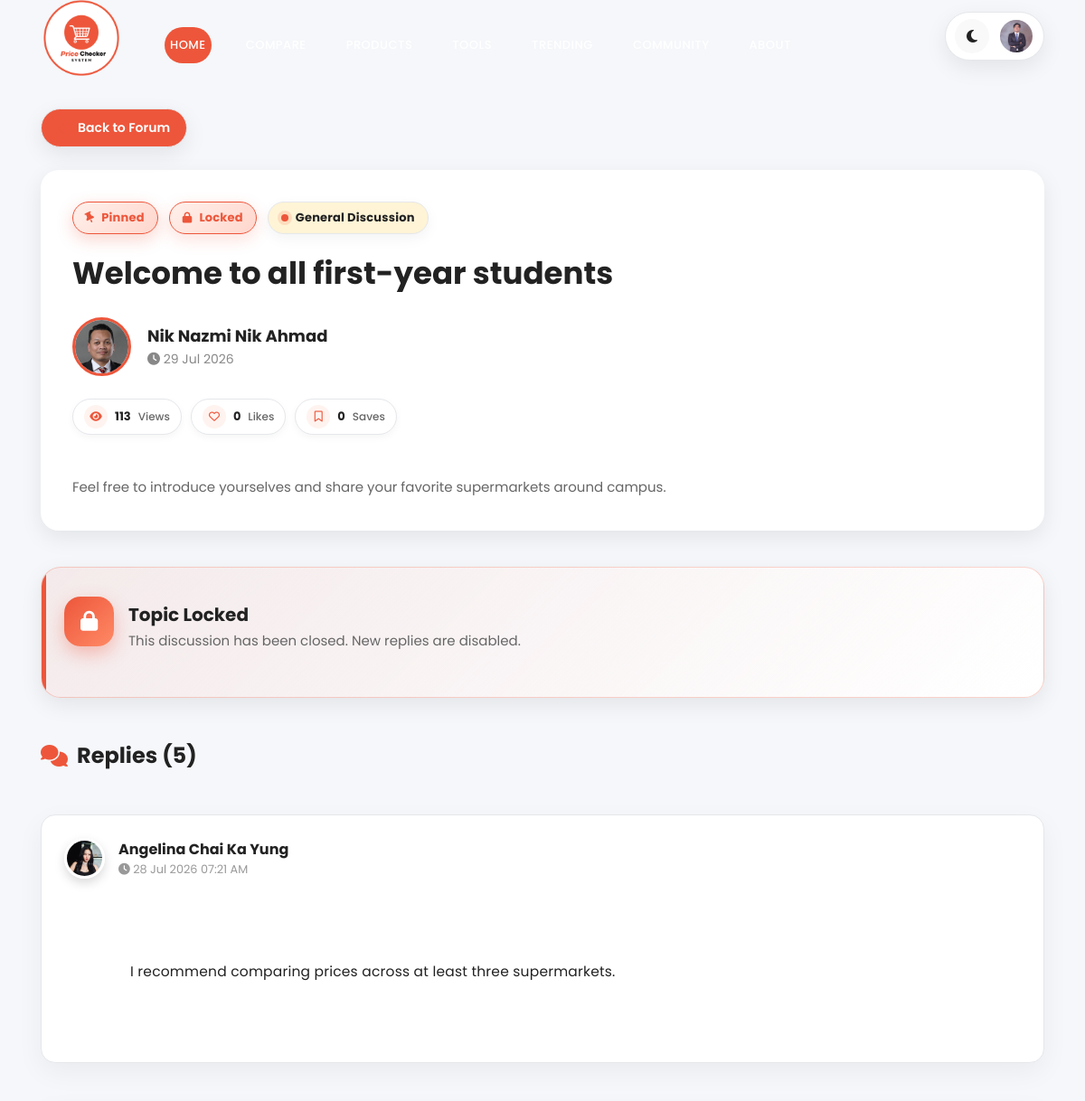
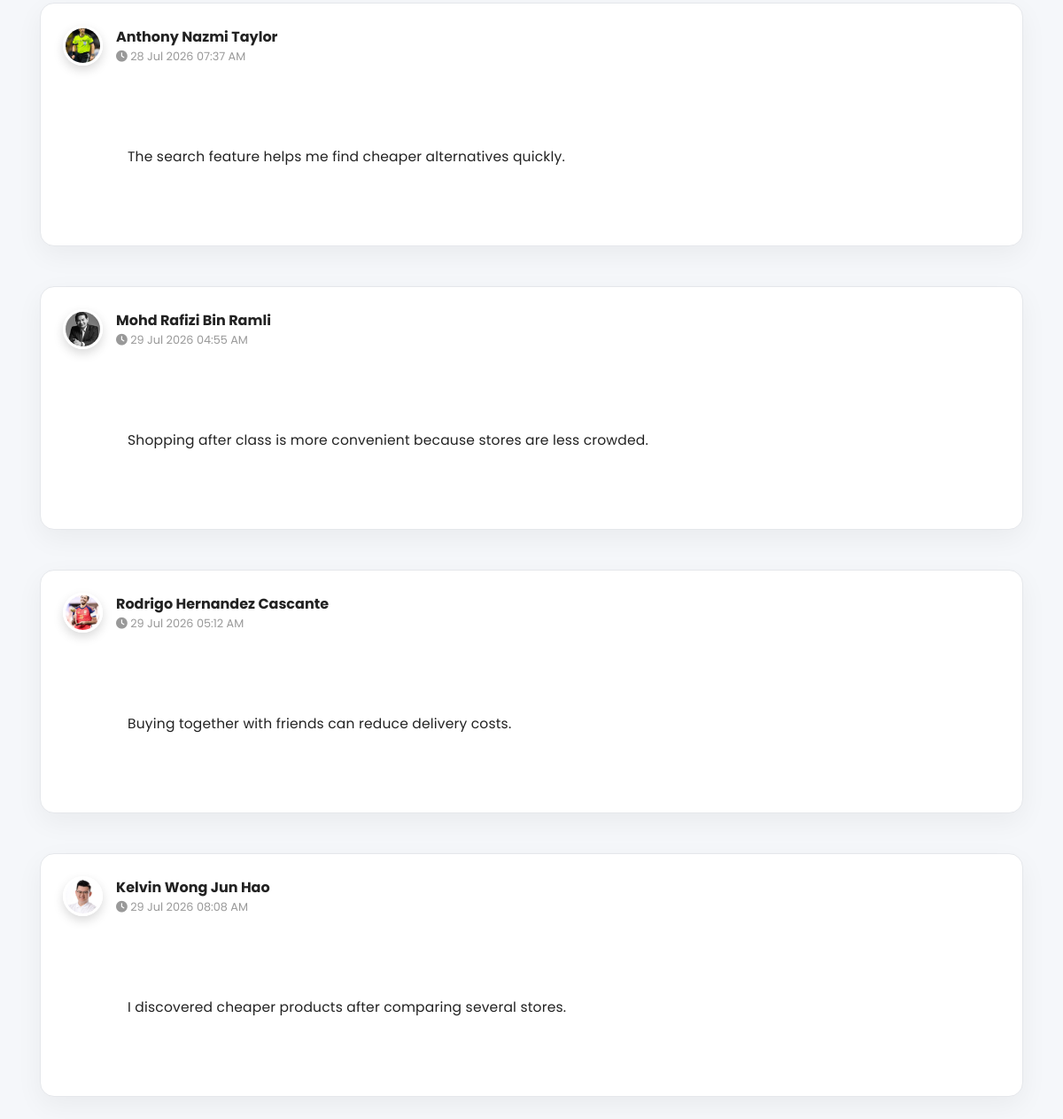
Screenshot of /src/admin/viewTopic.php?id=41 (signed in) with the database file from the repository (2 pictures, top to bottom).
### tables this page shows
CREATE TABLE `forumtopic` (
  `topicID` int(11) NOT NULL,
  `studentID` int(11) NOT NULL,
  `categoryID` int(11) NOT NULL,
  `topicTitle` varchar(200) NOT NULL,
  `topicContent` text NOT NULL,
  `views` int(11) DEFAULT 0,
  `isPinned` tinyint(1) DEFAULT 0,
  `isLocked` tinyint(1) DEFAULT 0,
  `status` enum('Active','Hidden') DEFAULT 'Active',
  `created_at` timestamp NOT NULL DEFAULT current_timestamp(),
  `updated_at` timestamp NOT NULL DEFAULT current_timestamp() ON UPDATE current_timestamp(),
  `topicTags` varchar(255) DEFAULT NULL
);

CREATE TABLE `forumcategory` (
  `categoryID` int(11) NOT NULL,
  `categoryName` varchar(100) NOT NULL,
  `categoryDescription` varchar(255) DEFAULT NULL,
  `created_at` timestamp NOT NULL DEFAULT current_timestamp()
);

CREATE TABLE `student` (
  `studentID` int(11) NOT NULL,
  `fullName` varchar(255) NOT NULL,
  `username` varchar(255) NOT NULL,
  `email` varchar(255) NOT NULL,
  `password` varchar(255) NOT NULL,
  `studentIMG` varchar(255) NOT NULL,
  `logStatus` varchar(255) NOT NULL,
  `created_at` timestamp NOT NULL DEFAULT current_timestamp()
);

CREATE TABLE `forumreply` (
  `replyID` int(11) NOT NULL,
  `topicID` int(11) NOT NULL,
  `studentID` int(11) NOT NULL,
  `replyContent` text NOT NULL,
  `created_at` timestamp NOT NULL DEFAULT current_timestamp(),
  `updated_at` timestamp NULL DEFAULT current_timestamp() ON UPDATE current_timestamp()
);

### src/includes/forum/replyHeader.php (the view)
<div class="reply-header">
    <div class="reply-user">
        <img
        src="<?php echo !empty($reply['studentIMG']) ? $reply['studentIMG'] : '../../assets/images/profile/default.png'; ?>"
        class="reply-avatar">
        <div>
            <strong>
                <?php echo htmlspecialchars($reply['fullName']); ?>
            </strong>
            <br>
            <small>
                <i class="fa-solid fa-clock"></i>
                <?php echo date("d M Y h:i A",strtotime($reply['created_at'])); ?>
            </small>
        </div>
    </div>
</div>

### src/student/includes/header.php (shortened to what this page needs)
<?php
$currentPage = basename($_SERVER['PHP_SELF']);
$isDashboard = ($currentPage == "dashboard.php");
?>
<header class="header-area header-sticky">
    <div class="container">
        <div class="row">
            <div class="col-12">
                <nav class="main-nav">
                    <a href="../student/dashboard.php" class="logo">
                        <img src="../../assets/images/logo.png">
                    </a>
                    <ul class="nav">
                        <li>
                            <a href="<?php echo $isDashboard ? '#top' : '../student/dashboard.php#top'; ?>" class="nav-link active">
                                Home
                            </a>
                        </li>
                        <li>
                            <a href="<?php echo $isDashboard ? '#compare' : '../student/dashboard.php#compare'; ?>" class="nav-link">
                            </a>
                        </li>
                        <li>
                            <a href="<?php echo $isDashboard ? '#search' : '../student/dashboard.php#search'; ?>" class="nav-link">
                            </a>
                        </li>
                        <li>
                            <a href="<?php echo $isDashboard ? '#tools' : '../student/dashboard.php#tools'; ?>" class="nav-link">
                            </a>
                        </li>
                        <li>
                            <a href="<?php echo $isDashboard ? '#trend' : '../student/dashboard.php#trend'; ?>" class="nav-link">
                            </a>
                        </li>
                        <li>
                            <a href="<?php echo $isDashboard ? '#community' : '../student/dashboard.php#community'; ?>" class="nav-link">
                            </a>
                        </li>
                        <li>
                            <a href="<?php echo $isDashboard ? '#why-us' : '../student/dashboard.php#why-us'; ?>" class="nav-link">
                            </a>
                        </li>
                    </ul>
                    <div class="user-actions">
                        <button id="themeToggle"
                                class="theme-btn"
                                type="button">
                            <i class="fa-solid fa-moon"></i>
                        </button>
                        <div class="dropdown">
                            <img src="<?php echo $img; ?>"
                                 class="profile-avatar">
                        </div>
                    </div>
                </nav>
            </div>
        </div>
    </div>
</header>

### src/includes/forum/forumTopicHeader.php (shortened to what this page needs)
<div class="topic-header-card">
    <div class="topic-header-top">
        <?php if($topic['isPinned']){ ?>
            <span class="pin-badge">
                <i class="fa fa-thumb-tack"></i>
                Pinned
            </span>
        <?php } ?>
        <?php if($topic['isLocked']){ ?>
            <span class="lock-badge">
                <i class="fa fa-lock"></i>
                Locked
            </span>
        <?php } ?>
        <span class="category-badge">
            <span class="category-dot"></span>
            <?php echo htmlspecialchars($topic['categoryName']); ?>
        </span>
    </div>
    <h1 class="topic-header-title">
        <?php echo htmlspecialchars($topic['topicTitle']); ?>
    </h1>
    <div class="topic-header-author">
        <img
        src="<?php echo !empty($topic['studentIMG']) ? $topic['studentIMG'] : '../../assets/images/profile/default.png'; ?>"
        class="topic-avatar">
        <div>
            <strong>
                <?php echo htmlspecialchars($topic['fullName']); ?>
            </strong>
            <br>
            <small>
                <i class="fa-solid fa-clock"></i>
                <?php echo date("d M Y",strtotime($topic['created_at'])); ?>
            </small>
        </div>
    </div>
    <div class="topic-stats">
        <span class="stat-chip views-chip">
            <i class="fa-solid fa-eye"></i>
            <strong>
                <?php echo $topic['views']; ?>
            </strong>
            <small>
                Views
            </small>
        </span>
        <span class="stat-chip like-chip">
            <a href="#"
            class="like-btn"
            data-id="<?php echo $topic['topicID']; ?>">
                <i class="<?php echo $topic['userLiked']
                    ? 'fa-solid fa-heart'
                    : 'fa-regular fa-heart'; ?>">
                </i>
            </a>
            <span class="like-count">
                <?php echo $topic['totalLikes']; ?>
            </span>
            <small>
                Likes
            </small>
        </span>
        <span class="stat-chip bookmark-chip">
            <a href="#"
            class="bookmark-btn"
            data-id="<?php echo $topic['topicID']; ?>">
                <i class="<?php echo $topic['userBookmarked']
                    ? 'fa-solid fa-bookmark'
                    : 'fa-regular fa-bookmark'; ?>">
                </i>
            </a>
            <span class="bookmark-count">
                <?php echo $topic['totalBookmarks']; ?>
            </span>
            <small>
                Saves
            </small>
        </span>
    </div>
    <div class="topic-actions">
        <br>
    </div>
    <div class="topic-description">
        <?php echo nl2br(htmlspecialchars($topic['topicContent'])); ?>
    </div>
</div>

### src/includes/forum/replyList.php
<div class="reply-list">
    <h4>
        <i class="fa fa-comments"></i>
        Replies
        (<?php echo mysqli_num_rows($replyQuery); ?>)
    </h4>
    <?php if(mysqli_num_rows($replyQuery)==0){ ?>
        <?php include("../includes/forum/replyEmpty.php"); ?>
    <?php }else{ ?>
        <?php while($reply=mysqli_fetch_assoc($replyQuery)){ ?>
            <?php include("../includes/forum/replyCard.php"); ?>
        <?php } ?>
    <?php } ?>
</div>

### src/includes/forum/replyContent.php (shortened to what this page needs)
<div class="reply-content">
    <?php
    echo nl2br(
        htmlspecialchars($reply['replyContent'])
    );
    ?>
</div>

### assets/css/styleindex.css (style rules this page uses)
html, body, div, span, applet, object, iframe, h1, h2, h3, h4, h5, h6, p, blockquote, div pre, a, abbr, acronym, address, big, cite, code, del, dfn, em, font, img, ins, kbd, q, s, samp, small, strike, strong, sub, sup, tt, var, b, u, i, center, dl, dt, dd, ol, ul, li, figure, header, nav, section, article, aside, footer, figcaption { margin: 0; padding: 0; border: 0; outline: 0; }
ul, li { padding: 0; margin: 0; list-style: none; }
header, nav, section, article, aside, footer, hgroup { display: block; }
* { box-sizing: border-box; }
html, body { font-family: 'Poppins', sans-serif; font-weight: 400; background-color: #fff; font-size: 16px; -ms-text-size-adjust: 100%; -webkit-font-smoothing: antialiased; -moz-osx-font-smoothing: grayscale; }
a { text-decoration: none !important; }
h1, h2, h3, h4, h5, h6 { margin-top: 0px; margin-bottom: 0px; }
ul { margin-bottom: 0px; }
html, body { background: #fff; font-family: 'Poppins', sans-serif; }
.header-area { position: absolute; top: 0px; left: 0px; right: 0px; z-index: 100; height: 90px; background: rgba(250,250,250,0.1); -webkit-transition: all .5s ease 0s; -moz-transition: all .5s ease 0s; -o-transition: all .5s ease 0s; transition: all .5s ease 0s; }
.header-area .main-nav { min-height: 80px; background: transparent; }
.header-area .main-nav .logo { line-height:50px; color: #fff; font-size: 32px; font-weight: 800; float: left; -webkit-transition: all 0.3s ease 0s; -moz-transition: all 0.3s ease 0s; -o-transition: all 0.3s ease 0s; transition: all 0.3s ease 0s; }
.header-area .main-nav .nav { float: right; margin-top: 27px; margin-right: 0px; background-color: transparent; -webkit-transition: all 0.3s ease 0s; -moz-transition: all 0.3s ease 0s; -o-transition: all 0.3s ease 0s; transition: all 0.3s ease 0s; position: relative; z-index: 999; }
.header-area .main-nav .nav li { padding-left: 20px; padding-right: 20px; }
.header-area .main-nav .nav li a { display: block; font-weight: 500; font-size: 13px; color: #7a7a7a; -webkit-transition: all 0.3s ease 0s; -moz-transition: all 0.3s ease 0s; -o-transition: all 0.3s ease 0s; transition: all 0.3s ease 0s; height: 40px; line-height: 40px; border: transparent; }
.header-area .main-nav .nav li a { color: #fff; }
.header-area.header-sticky { min-height: 80px; }
.header-area.header-sticky .nav { margin-top: 20px !important; }
@media (max-width: 1200px) { .header-area .main-nav .nav li { padding-left: 12px; padding-right: 12px; } }
@media (max-width: 1200px) { .header-area .main-nav:before { display: none; } }
@media (min-width: 767px) { .header-area .main-nav .nav { display: flex !important; } }

### rows the page displays
forumtopic: categoryID.categoryName "General Discussion", topicTitle "Welcome to all first-year students", studentID.studentIMG (picture), studentID.fullName "Nik Nazmi Nik Ahmad", created_at "29 Jul 2026", views "113", topicContent "Feel free to introduce yourselves and share your favorite supermarkets around campus."
forumreply: studentID.studentIMG (picture), studentID.fullName "Angelina Chai Ka Yung", created_at "28 Jul 2026 07:21 AM", replyContent "I recommend comparing prices across at least three supermarkets."
forumreply: studentID.studentIMG (picture), studentID.fullName "Anthony Nazmi Taylor", created_at "28 Jul 2026 07:37 AM", replyContent "The search feature helps me find cheaper alternatives quickly."
forumreply: studentID.studentIMG (picture), studentID.fullName "Mohd Rafizi Bin Ramli", created_at "29 Jul 2026 04:55 AM", replyContent "Shopping after class is more convenient because stores are less crowded."
forumreply: studentID.studentIMG (picture), studentID.fullName "Rodrigo Hernandez Cascante", created_at "29 Jul 2026 05:12 AM", replyContent "Buying together with friends can reduce delivery costs."
forumreply: studentID.studentIMG (picture), studentID.fullName "Kelvin Wong Jun Hao", created_at "29 Jul 2026 08:08 AM", replyContent "I discovered cheaper products after comparing several stores."

### other values shown
$topic['totalLikes'] "0"
$topic['totalBookmarks'] "0"
mysqli_num_rows($replyQuery) "5"
